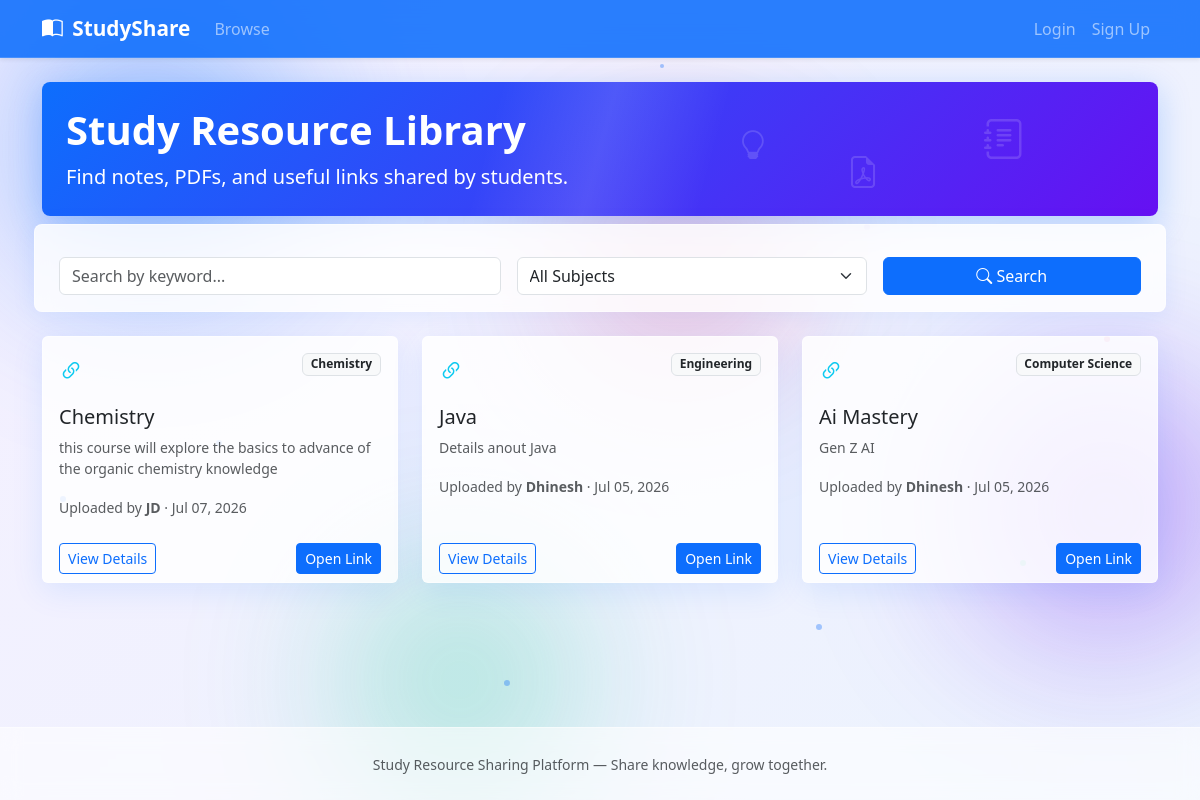
Screenshot of /browse with the database file from the repository.
### models.py (models this page shows, shortened)
class Resource(db.Model):
    __tablename__ = "resources"
    id = db.Column(db.Integer, primary_key=True)
    title = db.Column(db.String(200), nullable=False)
    subject = db.Column(db.String(100), nullable=False, index=True)
    description = db.Column(db.Text, nullable=True)
    resource_type = db.Column(db.String(20), nullable=False)  # pdf, note, link
    file_path = db.Column(db.String(500), nullable=True)
    url = db.Column(db.String(500), nullable=True)
    user_id = db.Column(db.Integer, db.ForeignKey("users.id"), nullable=False)
    created_at = db.Column(db.DateTime, default=datetime.utcnow, index=True)

class User(UserMixin, db.Model):
    __tablename__ = "users"
    id = db.Column(db.Integer, primary_key=True)
    username = db.Column(db.String(80), unique=True, nullable=False, index=True)
    email = db.Column(db.String(120), unique=True, nullable=False, index=True)
    password_hash = db.Column(db.String(256), nullable=False)
    is_admin = db.Column(db.Boolean, default=False, nullable=False)
    created_at = db.Column(db.DateTime, default=datetime.utcnow)
    resources = db.relationship("Resource", backref="uploader", lazy=True)

### routes/resources.py (the view, shortened to what this page needs)
@resources_bp.route("/browse")
def browse():
    query = request.args.get("q", "").strip()
    subject = request.args.get("subject", "").strip()
    resources_query = Resource.query
    if subject:
        resources_query = resources_query.filter(Resource.subject == subject)
    resources = resources_query.order_by(Resource.created_at.desc()).all()
    return render_template(
        "resources/browse.html",
        resources=resources,
        subjects=SUBJECTS,
        selected_subject=subject,
        search_query=query,
    )

### templates/resources/browse.html (shortened to what this page needs)
{% extends "base.html" %}
{% block content %}
<div class="hero-banner rounded-3 p-4 mb-4 text-white animate-fade-in">
    <div class="hero-content">
        <h1 class="display-6 fw-bold">Study Resource Library</h1>
        <p class="lead mb-0">
            Find notes, PDFs, and useful links shared by students.
        </p>
    </div>
    <div class="hero-icons" aria-hidden="true">
        <i class="bi bi-journal-text"></i>
        <i class="bi bi-file-earmark-pdf"></i>
        <i class="bi bi-lightbulb"></i>
    </div>
</div>
<form method="GET"
      action="{{ url_for('resources.browse') }}"
      class="row g-3 mb-4 glass-panel p-3 rounded-3 animate-fade-in animate-delay-1">
    <div class="col-md-5">
        <input
            type="text"
            class="form-control"
            name="q"
            placeholder="Search by keyword..."
            value="{{ search_query }}">
    </div>
    <div class="col-md-4">
        <select class="form-select" name="subject">
            <option value="">All Subjects</option>
        </select>
    </div>
    <div class="col-md-3">
        <button class="btn btn-primary w-100" type="submit">
            <i class="bi bi-search"></i>
            Search
        </button>
    </div>
</form>
{% if resources %}
<div class="row g-4">
{% for resource in resources %}
<div class="col-md-6 col-lg-4 animate-fade-in" style="animation-delay: {{ loop.index0 * 0.08 }}s">
    <div class="card resource-card shadow-sm h-100">
        <div class="card-body">
            <div class="d-flex justify-content-between align-items-start mb-3">
                {% if resource.resource_type == 'link' %}
                    <i class="bi bi-link-45deg text-info fs-4"></i>
                {% elif resource.resource_type == 'pdf' %}
                    <i class="bi bi-file-earmark-pdf text-danger fs-4"></i>
                {% else %}
                    <i class="bi bi-file-earmark-text text-primary fs-4"></i>
                {% endif %}
                <span class="badge bg-light text-dark border">
                    {{ resource.subject }}
                </span>
            </div>
            <h5 class="card-title">
                {{ resource.title }}
            </h5>
            {% if resource.description %}
            <p class="card-text text-muted small">
                {{ resource.description[:120] }}
            </p>
            {% endif %}
            <p class="card-text">
                <small class="text-muted">
                    Uploaded by
                    <strong>{{ resource.uploader.username }}</strong>
                    &middot;
                    {{ resource.created_at.strftime('%b %d, %Y') }}
                </small>
            </p>
        </div>
        <div class="card-footer bg-transparent border-top-0 d-flex justify-content-between">
            <a href="{{ url_for('resources.detail',
                    resource_id=resource.id) }}"
               class="btn btn-outline-primary btn-sm">
                View Details
            </a>
            <a href="{{ url_for('resources.download',
                    resource_id=resource.id) }}"
               class="btn btn-primary btn-sm">
                {% if resource.resource_type == 'link' %}
                    Open Link
                {% else %}
                    Download
                {% endif %}
            </a>
        </div>
    </div>
</div>
{% endfor %}
</div>
{% endif %}
{% endblock %}

### templates/base.html (shortened to what this page needs)
<!DOCTYPE html>
<html lang="en">
<head>
    <link href="https://cdn.jsdelivr.net/npm/bootstrap@5.3.3/dist/css/bootstrap.min.css" rel="stylesheet">
    <link href="https://cdn.jsdelivr.net/npm/bootstrap-icons@1.11.3/font/bootstrap-icons.min.css" rel="stylesheet">
    <link href="{{ url_for('static', filename='css/style.css') }}" rel="stylesheet">
</head>
<body>
    <div class="animated-bg" aria-hidden="true">
        <div class="blob blob-1"></div>
        <div class="blob blob-2"></div>
        <div class="blob blob-3"></div>
        <div class="floating-shapes">
            <span></span><span></span><span></span><span></span><span></span>
            <span></span><span></span><span></span><span></span><span></span>
        </div>
    </div>
    <nav class="navbar navbar-expand-lg navbar-dark shadow-sm glass-nav">
        <div class="container">
            <a class="navbar-brand fw-bold" href="{{ url_for('resources.browse') }}">
                <i class="bi bi-book-half me-1"></i> StudyShare
            </a>
            <div class="collapse navbar-collapse" id="navbarNav">
                <ul class="navbar-nav me-auto">
                    <li class="nav-item">
                        <a class="nav-link" href="{{ url_for('resources.browse') }}">Browse</a>
                    </li>
                </ul>
                <ul class="navbar-nav">
                    {% if current_user.is_authenticated %}
                    <li class="nav-item">
                        <a class="nav-link" href="{{ url_for('auth.profile') }}">
                            <i class="bi bi-person-circle"></i> {{ current_user.username }}
                        </a>
                    </li>
                    <li class="nav-item">
                        <a class="nav-link" href="{{ url_for('auth.logout') }}">Logout</a>
                    </li>
                    {% else %}
                    <li class="nav-item">
                        <a class="nav-link" href="{{ url_for('auth.login') }}">Login</a>
                    </li>
                    <li class="nav-item">
                        <a class="nav-link" href="{{ url_for('auth.signup') }}">Sign Up</a>
                    </li>
                    {% endif %}
                </ul>
            </div>
        </div>
    </nav>
    <main class="container py-4">
        {% block content %}{% endblock %}
    </main>
    <footer class="text-center text-muted py-4 mt-5 glass-footer">
        <small>Study Resource Sharing Platform &mdash; Share knowledge, grow together.</small>
    </footer>
</body>
</html>

### rows the page displays
Resource: resource_type "link" (drawn), subject "Chemistry", title "Chemistry", description "this course will explore the basics to advance of the organic chemistry knowledge", uploader.username "JD", created_at "Jul 07, 2026"
Resource: resource_type "link" (drawn), subject "Engineering", title "Java", description "Details anout Java", uploader.username "Dhinesh", created_at "Jul 05, 2026"
Resource: resource_type "link" (drawn), subject "Computer Science", title "Ai Mastery", description "Gen Z AI", uploader.username "Dhinesh", created_at "Jul 05, 2026"
